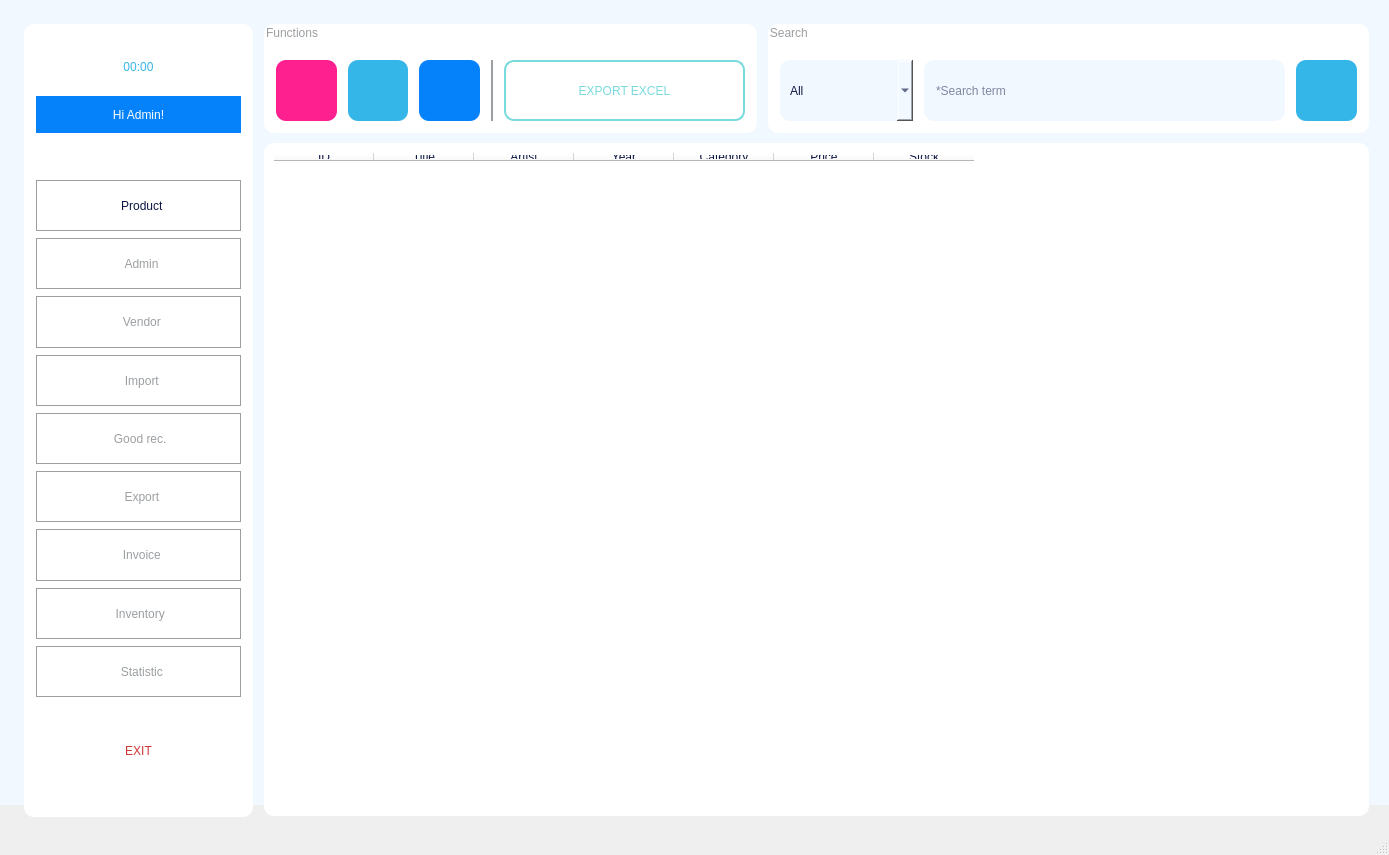
<?xml version="1.0" encoding="UTF-8"?>
<ui version="4.0">
 <class>MainWindowProduct</class>
 <widget class="QMainWindow" name="MainWindowProduct">
  <property name="geometry">
   <rect>
    <x>0</x>
    <y>0</y>
    <width>1389</width>
    <height>855</height>
   </rect>
  </property>
  <property name="maximumSize">
   <size>
    <width>1920</width>
    <height>1080</height>
   </size>
  </property>
  <property name="focusPolicy">
   <enum>Qt::NoFocus</enum>
  </property>
  <property name="windowTitle">
   <string>Product</string>
  </property>
  <property name="autoFillBackground">
   <bool>false</bool>
  </property>
  <property name="toolButtonStyle">
   <enum>Qt::ToolButtonTextUnderIcon</enum>
  </property>
  <property name="animated">
   <bool>false</bool>
  </property>
  <widget class="QWidget" name="centralwidget">
   <widget class="QLabel" name="label">
    <property name="geometry">
     <rect>
      <x>24</x>
      <y>24</y>
      <width>229</width>
      <height>793</height>
     </rect>
    </property>
    <property name="styleSheet">
     <string notr="true">border-radius: 10px;
background-color: rgb(255, 255, 255);</string>
    </property>
    <property name="text">
     <string/>
    </property>
   </widget>
   <widget class="QWidget" name="verticalLayoutWidget">
    <property name="geometry">
     <rect>
      <x>36</x>
      <y>180</y>
      <width>205</width>
      <height>517</height>
     </rect>
    </property>
    <layout class="QVBoxLayout" name="verticalLayout">
     <property name="spacing">
      <number>7</number>
     </property>
     <item>
      <widget class="QPushButton" name="pushButtonProduct">
       <property name="maximumSize">
        <size>
         <width>16777215</width>
         <height>60</height>
        </size>
       </property>
       <property name="toolTipDuration">
        <number>-1</number>
       </property>
       <property name="layoutDirection">
        <enum>Qt::LeftToRight</enum>
       </property>
       <property name="autoFillBackground">
        <bool>false</bool>
       </property>
       <property name="styleSheet">
        <string notr="true">color: rgb(14, 23, 67);
font: 63 12pt &quot;Montserrat SemiBold&quot;;
background-color: rgb(255, 255, 255);
border: 1px solid #9b9fa2;
</string>
       </property>
       <property name="text">
        <string>  Product</string>
       </property>
       <property name="icon">
        <iconset>
         <normaloff>../RESOURCE/ICON/album.png</normaloff>../RESOURCE/ICON/album.png</iconset>
       </property>
       <property name="iconSize">
        <size>
         <width>32</width>
         <height>32</height>
        </size>
       </property>
      </widget>
     </item>
     <item>
      <widget class="QPushButton" name="pushButtonAdmin">
       <property name="maximumSize">
        <size>
         <width>16777215</width>
         <height>60</height>
        </size>
       </property>
       <property name="toolTipDuration">
        <number>-1</number>
       </property>
       <property name="layoutDirection">
        <enum>Qt::LeftToRight</enum>
       </property>
       <property name="autoFillBackground">
        <bool>false</bool>
       </property>
       <property name="styleSheet">
        <string notr="true">font: 63 12pt &quot;Montserrat SemiBold&quot;;
background-color: rgb(255, 255, 255);
border: 1px solid #9b9fa2;
color: rgb(155, 159, 162);</string>
       </property>
       <property name="text">
        <string>  Admin</string>
       </property>
       <property name="icon">
        <iconset>
         <normaloff>../RESOURCE/ICON/adm2.png</normaloff>../RESOURCE/ICON/adm2.png</iconset>
       </property>
       <property name="iconSize">
        <size>
         <width>35</width>
         <height>35</height>
        </size>
       </property>
      </widget>
     </item>
     <item>
      <widget class="QPushButton" name="pushButtonVendor">
       <property name="maximumSize">
        <size>
         <width>16777215</width>
         <height>60</height>
        </size>
       </property>
       <property name="toolTipDuration">
        <number>-1</number>
       </property>
       <property name="layoutDirection">
        <enum>Qt::LeftToRight</enum>
       </property>
       <property name="autoFillBackground">
        <bool>false</bool>
       </property>
       <property name="styleSheet">
        <string notr="true">font: 63 12pt &quot;Montserrat SemiBold&quot;;
background-color: rgb(255, 255, 255);
border: 1px solid #9b9fa2;
color: rgb(155, 159, 162);</string>
       </property>
       <property name="text">
        <string>  Vendor</string>
       </property>
       <property name="icon">
        <iconset>
         <normaloff>../RESOURCE/ICON/vendor1.png</normaloff>../RESOURCE/ICON/vendor1.png</iconset>
       </property>
       <property name="iconSize">
        <size>
         <width>32</width>
         <height>32</height>
        </size>
       </property>
      </widget>
     </item>
     <item>
      <widget class="QPushButton" name="pushButtonImport">
       <property name="maximumSize">
        <size>
         <width>16777215</width>
         <height>60</height>
        </size>
       </property>
       <property name="contextMenuPolicy">
        <enum>Qt::DefaultContextMenu</enum>
       </property>
       <property name="toolTipDuration">
        <number>0</number>
       </property>
       <property name="layoutDirection">
        <enum>Qt::LeftToRight</enum>
       </property>
       <property name="autoFillBackground">
        <bool>false</bool>
       </property>
       <property name="styleSheet">
        <string notr="true">font: 63 12pt &quot;Montserrat SemiBold&quot;;
background-color: rgb(255, 255, 255);
border: 1px solid #9b9fa2;
color: rgb(155, 159, 162);</string>
       </property>
       <property name="text">
        <string>  Import</string>
       </property>
       <property name="icon">
        <iconset>
         <normaloff>../RESOURCE/ICON/import.png</normaloff>../RESOURCE/ICON/import.png</iconset>
       </property>
       <property name="iconSize">
        <size>
         <width>30</width>
         <height>30</height>
        </size>
       </property>
      </widget>
     </item>
     <item>
      <widget class="QPushButton" name="pushButtonReceipt">
       <property name="maximumSize">
        <size>
         <width>16777215</width>
         <height>60</height>
        </size>
       </property>
       <property name="contextMenuPolicy">
        <enum>Qt::DefaultContextMenu</enum>
       </property>
       <property name="toolTipDuration">
        <number>0</number>
       </property>
       <property name="layoutDirection">
        <enum>Qt::LeftToRight</enum>
       </property>
       <property name="autoFillBackground">
        <bool>false</bool>
       </property>
       <property name="styleSheet">
        <string notr="true">font: 63 12pt &quot;Montserrat SemiBold&quot;;
background-color: rgb(255, 255, 255);
border: 1px solid #9b9fa2;
color: rgb(155, 159, 162);</string>
       </property>
       <property name="text">
        <string> Good rec.</string>
       </property>
       <property name="icon">
        <iconset>
         <normaloff>../RESOURCE/ICON/doc.png</normaloff>../RESOURCE/ICON/doc.png</iconset>
       </property>
       <property name="iconSize">
        <size>
         <width>35</width>
         <height>35</height>
        </size>
       </property>
      </widget>
     </item>
     <item>
      <widget class="QPushButton" name="pushButtonExport">
       <property name="maximumSize">
        <size>
         <width>16777215</width>
         <height>60</height>
        </size>
       </property>
       <property name="contextMenuPolicy">
        <enum>Qt::DefaultContextMenu</enum>
       </property>
       <property name="toolTipDuration">
        <number>0</number>
       </property>
       <property name="layoutDirection">
        <enum>Qt::LeftToRight</enum>
       </property>
       <property name="autoFillBackground">
        <bool>false</bool>
       </property>
       <property name="styleSheet">
        <string notr="true">font: 63 12pt &quot;Montserrat SemiBold&quot;;
background-color: rgb(255, 255, 255);
border: 1px solid #9b9fa2;
color: rgb(155, 159, 162);</string>
       </property>
       <property name="text">
        <string>  Export</string>
       </property>
       <property name="icon">
        <iconset>
         <normaloff>../RESOURCE/ICON/export.png</normaloff>../RESOURCE/ICON/export.png</iconset>
       </property>
       <property name="iconSize">
        <size>
         <width>30</width>
         <height>30</height>
        </size>
       </property>
      </widget>
     </item>
     <item>
      <widget class="QPushButton" name="pushButtonInvoice">
       <property name="maximumSize">
        <size>
         <width>16777215</width>
         <height>60</height>
        </size>
       </property>
       <property name="contextMenuPolicy">
        <enum>Qt::DefaultContextMenu</enum>
       </property>
       <property name="toolTipDuration">
        <number>0</number>
       </property>
       <property name="layoutDirection">
        <enum>Qt::LeftToRight</enum>
       </property>
       <property name="autoFillBackground">
        <bool>false</bool>
       </property>
       <property name="styleSheet">
        <string notr="true">font: 63 12pt &quot;Montserrat SemiBold&quot;;
background-color: rgb(255, 255, 255);
border: 1px solid #9b9fa2;
color: rgb(155, 159, 162);</string>
       </property>
       <property name="text">
        <string>  Invoice</string>
       </property>
       <property name="icon">
        <iconset>
         <normaloff>../RESOURCE/ICON/doc.png</normaloff>../RESOURCE/ICON/doc.png</iconset>
       </property>
       <property name="iconSize">
        <size>
         <width>35</width>
         <height>35</height>
        </size>
       </property>
      </widget>
     </item>
     <item>
      <widget class="QPushButton" name="pushButtonInventory">
       <property name="maximumSize">
        <size>
         <width>16777215</width>
         <height>60</height>
        </size>
       </property>
       <property name="contextMenuPolicy">
        <enum>Qt::DefaultContextMenu</enum>
       </property>
       <property name="toolTipDuration">
        <number>0</number>
       </property>
       <property name="layoutDirection">
        <enum>Qt::LeftToRight</enum>
       </property>
       <property name="autoFillBackground">
        <bool>false</bool>
       </property>
       <property name="styleSheet">
        <string notr="true">font: 63 12pt &quot;Montserrat SemiBold&quot;;
background-color: rgb(255, 255, 255);
border: 1px solid #9b9fa2;
color: rgb(155, 159, 162);</string>
       </property>
       <property name="text">
        <string> Inventory</string>
       </property>
       <property name="icon">
        <iconset>
         <normaloff>../RESOURCE/ICON/inventory.png</normaloff>../RESOURCE/ICON/inventory.png</iconset>
       </property>
       <property name="iconSize">
        <size>
         <width>30</width>
         <height>30</height>
        </size>
       </property>
      </widget>
     </item>
     <item>
      <widget class="QPushButton" name="pushButtonStatistic">
       <property name="maximumSize">
        <size>
         <width>16777215</width>
         <height>60</height>
        </size>
       </property>
       <property name="contextMenuPolicy">
        <enum>Qt::DefaultContextMenu</enum>
       </property>
       <property name="toolTipDuration">
        <number>0</number>
       </property>
       <property name="layoutDirection">
        <enum>Qt::LeftToRight</enum>
       </property>
       <property name="autoFillBackground">
        <bool>false</bool>
       </property>
       <property name="styleSheet">
        <string notr="true">font: 63 12pt &quot;Montserrat SemiBold&quot;;
background-color: rgb(255, 255, 255);
border: 1px solid #9b9fa2;
color: rgb(155, 159, 162);</string>
       </property>
       <property name="text">
        <string>  Statistic</string>
       </property>
       <property name="icon">
        <iconset>
         <normaloff>../RESOURCE/ICON/statis.png</normaloff>../RESOURCE/ICON/statis.png</iconset>
       </property>
       <property name="iconSize">
        <size>
         <width>32</width>
         <height>32</height>
        </size>
       </property>
      </widget>
     </item>
    </layout>
   </widget>
   <widget class="QGroupBox" name="groupBox">
    <property name="geometry">
     <rect>
      <x>264</x>
      <y>24</y>
      <width>493</width>
      <height>109</height>
     </rect>
    </property>
    <property name="styleSheet">
     <string notr="true">padding: 5px;
border-radius: 10px;
color: rgb(155, 159, 162);
background-color: rgb(255, 255, 255);
font: 25 10pt &quot;Montserrat Light&quot;;</string>
    </property>
    <property name="title">
     <string>Functions</string>
    </property>
    <widget class="QWidget" name="horizontalLayoutWidget">
     <property name="geometry">
      <rect>
       <x>12</x>
       <y>36</y>
       <width>217</width>
       <height>61</height>
      </rect>
     </property>
     <layout class="QHBoxLayout" name="horizontalLayout">
      <property name="spacing">
       <number>11</number>
      </property>
      <item>
       <widget class="QPushButton" name="pushButtonNew">
        <property name="maximumSize">
         <size>
          <width>100</width>
          <height>100</height>
         </size>
        </property>
        <property name="toolTip">
         <string>&lt;html&gt;&lt;head/&gt;&lt;body&gt;&lt;p&gt;&lt;span style=&quot; font-size:12pt; color:#ff2090;&quot;&gt;New&lt;/span&gt;&lt;/p&gt;&lt;/body&gt;&lt;/html&gt;</string>
        </property>
        <property name="toolTipDuration">
         <number>-1</number>
        </property>
        <property name="styleSheet">
         <string notr="true">QPushButton {
    background-color: #FF2090; /* Màu nền mặc định */

    border-radius: 10px; 
    padding: 5px;

}

QPushButton:hover {
    background-color: #FFA2D1; /* Màu khi di chuột */  
}

QPushButton:pressed {
    background-color: #FF2090; /* Màu khi nhấn */
}

QPushButton:focus {
    border: 5px solid #FFA2D1; /* Viền khi nút được focus */ 
}
</string>
        </property>
        <property name="text">
         <string/>
        </property>
        <property name="icon">
         <iconset>
          <normaloff>../RESOURCE/ICON/new.png</normaloff>../RESOURCE/ICON/new.png</iconset>
        </property>
        <property name="iconSize">
         <size>
          <width>32</width>
          <height>32</height>
         </size>
        </property>
       </widget>
      </item>
      <item>
       <widget class="QPushButton" name="pushButtonEdit">
        <property name="maximumSize">
         <size>
          <width>100</width>
          <height>100</height>
         </size>
        </property>
        <property name="toolTip">
         <string>&lt;html&gt;&lt;head/&gt;&lt;body&gt;&lt;p&gt;&lt;span style=&quot; font-size:12pt; color:#35b6e8;&quot;&gt;Edit&lt;/span&gt;&lt;/p&gt;&lt;/body&gt;&lt;/html&gt;</string>
        </property>
        <property name="styleSheet">
         <string notr="true">QPushButton {
    background-color: #35B6E8; /* Màu nền mặc định */

    border-radius: 10px; 
    padding: 5px;

}

QPushButton:hover {
    background-color: #A3E3FC; /* Màu khi di chuột */  

}

QPushButton:pressed {
    background-color: #35B6E8; /* Màu khi nhấn */
}

QPushButton:focus {
    border: 5px solid #A3E3FC; /* Viền khi nút được focus */ 
}
</string>
        </property>
        <property name="text">
         <string/>
        </property>
        <property name="icon">
         <iconset>
          <normaloff>../RESOURCE/ICON/edit.png</normaloff>../RESOURCE/ICON/edit.png</iconset>
        </property>
        <property name="iconSize">
         <size>
          <width>32</width>
          <height>32</height>
         </size>
        </property>
       </widget>
      </item>
      <item>
       <widget class="QPushButton" name="pushButtonDelete">
        <property name="maximumSize">
         <size>
          <width>100</width>
          <height>100</height>
         </size>
        </property>
        <property name="toolTip">
         <string>&lt;html&gt;&lt;head/&gt;&lt;body&gt;&lt;p&gt;&lt;span style=&quot; font-size:12pt; color:#0581f9;&quot;&gt;Delete&lt;/span&gt;&lt;/p&gt;&lt;/body&gt;&lt;/html&gt;</string>
        </property>
        <property name="styleSheet">
         <string notr="true">QPushButton {
    background-color: #0581F9; /* Màu nền mặc định */

    border-radius: 10px; 
    padding: 5px;

}

QPushButton:hover {
    background-color: #87C4FF; /* Màu khi di chuột */  

}

QPushButton:pressed {
    background-color: #0581F9; /* Màu khi nhấn */
}

QPushButton:focus {
    border: 5px solid #87C4FF; /* Viền khi nút được focus */ 
}
</string>
        </property>
        <property name="text">
         <string/>
        </property>
        <property name="icon">
         <iconset>
          <normaloff>../RESOURCE/ICON/delete.png</normaloff>../RESOURCE/ICON/delete.png</iconset>
        </property>
        <property name="iconSize">
         <size>
          <width>32</width>
          <height>32</height>
         </size>
        </property>
       </widget>
      </item>
      <item>
       <widget class="QLabel" name="label_3">
        <property name="maximumSize">
         <size>
          <width>2</width>
          <height>16777215</height>
         </size>
        </property>
        <property name="styleSheet">
         <string notr="true">background-color: rgb(155, 159, 162);</string>
        </property>
        <property name="text">
         <string/>
        </property>
       </widget>
      </item>
     </layout>
    </widget>
    <widget class="QPushButton" name="pushButtonExcel">
     <property name="geometry">
      <rect>
       <x>240</x>
       <y>36</y>
       <width>241</width>
       <height>61</height>
      </rect>
     </property>
     <property name="styleSheet">
      <string notr="true">QPushButton {
    background-color: #FFFFFF; /* Màu nền mặc định */
    border-radius: 10px; 
	border: 2px solid #79DADC;
    padding: 5px;
	color: #79DADC;
	font: 63 12pt &quot;Montserrat SemiBold&quot;;
}

QPushButton:hover {
    background-color: #79DADC; /* Màu khi di chuột */  
	color: #FFFFFF;
	border: 2px solid #FFFFFF;
}

QPushButton:pressed {
    background-color: #FFFFFF; /* Màu khi nhấn */
}

QPushButton:focus {
    background-color: #79DADC; /* Màu khi di chuột */  
	border:5px solid #B4EDEE;
	color: #FFFFFF;

}
</string>
     </property>
     <property name="text">
      <string>EXPORT EXCEL</string>
     </property>
     <property name="icon">
      <iconset>
       <normaloff>../RESOURCE/ICON/exc.png</normaloff>../RESOURCE/ICON/exc.png</iconset>
     </property>
     <property name="iconSize">
      <size>
       <width>70</width>
       <height>70</height>
      </size>
     </property>
    </widget>
   </widget>
   <widget class="QLabel" name="label_2">
    <property name="geometry">
     <rect>
      <x>0</x>
      <y>-12</y>
      <width>1393</width>
      <height>817</height>
     </rect>
    </property>
    <property name="styleSheet">
     <string notr="true">background-color: rgb(242, 248, 255);</string>
    </property>
    <property name="text">
     <string/>
    </property>
   </widget>
   <widget class="QGroupBox" name="groupBox_2">
    <property name="geometry">
     <rect>
      <x>768</x>
      <y>24</y>
      <width>601</width>
      <height>109</height>
     </rect>
    </property>
    <property name="styleSheet">
     <string notr="true">padding: 5px;
border-radius: 10px;
color: rgb(155, 159, 162);
background-color: rgb(255, 255, 255);
font: 25 10pt &quot;Montserrat Light&quot;;</string>
    </property>
    <property name="title">
     <string>Search </string>
    </property>
    <widget class="QLineEdit" name="lineEdit">
     <property name="geometry">
      <rect>
       <x>156</x>
       <y>36</y>
       <width>361</width>
       <height>61</height>
      </rect>
     </property>
     <property name="styleSheet">
      <string notr="true">background-color: rgb(242, 248, 255);
color: rgb(14, 23, 67);
font: 57 12pt &quot;Montserrat Medium&quot;;
padding: 10px;</string>
     </property>
     <property name="text">
      <string/>
     </property>
     <property name="placeholderText">
      <string>*Search term</string>
     </property>
    </widget>
    <widget class="QPushButton" name="pushButton">
     <property name="geometry">
      <rect>
       <x>528</x>
       <y>36</y>
       <width>61</width>
       <height>61</height>
      </rect>
     </property>
     <property name="maximumSize">
      <size>
       <width>100</width>
       <height>100</height>
      </size>
     </property>
     <property name="styleSheet">
      <string notr="true">QPushButton {
    background-color: #35B6E8; /* Màu nền mặc định */
    border-radius: 10px; 
    padding: 5px;

}

QPushButton:hover {
    background-color: #8EDAF8; /* Màu khi di chuột */  

}

QPushButton:pressed {
    background-color: #35B6E8; /* Màu khi nhấn */
}

QPushButton:focus {
    border: 5px solid #8EDAF8; /* Viền khi nút được focus */ 
}
</string>
     </property>
     <property name="text">
      <string/>
     </property>
     <property name="icon">
      <iconset>
       <normaloff>../RESOURCE/ICON/search.png</normaloff>../RESOURCE/ICON/search.png</iconset>
     </property>
     <property name="iconSize">
      <size>
       <width>25</width>
       <height>25</height>
      </size>
     </property>
    </widget>
    <widget class="QComboBox" name="comboBox">
     <property name="geometry">
      <rect>
       <x>12</x>
       <y>36</y>
       <width>133</width>
       <height>61</height>
      </rect>
     </property>
     <property name="styleSheet">
      <string notr="true">background-color: rgb(242, 248, 255);
color: rgb(14, 23, 67);
font: 57 12pt &quot;Montserrat Medium&quot;;
padding: 10px;</string>
     </property>
     <property name="editable">
      <bool>false</bool>
     </property>
     <property name="currentText">
      <string>All</string>
     </property>
     <property name="sizeAdjustPolicy">
      <enum>QComboBox::AdjustToContentsOnFirstShow</enum>
     </property>
     <item>
      <property name="text">
       <string>All</string>
      </property>
     </item>
     <item>
      <property name="text">
       <string>ID</string>
      </property>
     </item>
     <item>
      <property name="text">
       <string>Title</string>
      </property>
     </item>
     <item>
      <property name="text">
       <string>Artist</string>
      </property>
     </item>
     <item>
      <property name="text">
       <string>Year</string>
      </property>
     </item>
     <item>
      <property name="text">
       <string>Category</string>
      </property>
     </item>
    </widget>
   </widget>
   <widget class="QTableWidget" name="tableWidget">
    <property name="geometry">
     <rect>
      <x>264</x>
      <y>143</y>
      <width>1105</width>
      <height>673</height>
     </rect>
    </property>
    <property name="toolTip">
     <string/>
    </property>
    <property name="styleSheet">
     <string notr="true">padding: 5px;
border-radius: 10px;
color: rgb(14, 23, 67);
background-color: rgb(255, 255, 255);
font: 57 10pt &quot;Montserrat Medium&quot;;</string>
    </property>
    <column>
     <property name="text">
      <string>ID</string>
     </property>
    </column>
    <column>
     <property name="text">
      <string>Title</string>
     </property>
    </column>
    <column>
     <property name="text">
      <string>Artist</string>
     </property>
    </column>
    <column>
     <property name="text">
      <string>Year</string>
     </property>
    </column>
    <column>
     <property name="text">
      <string>Category</string>
     </property>
    </column>
    <column>
     <property name="text">
      <string>Price</string>
     </property>
    </column>
    <column>
     <property name="text">
      <string>Stock</string>
     </property>
    </column>
   </widget>
   <widget class="QLabel" name="label_4">
    <property name="geometry">
     <rect>
      <x>36</x>
      <y>36</y>
      <width>205</width>
      <height>61</height>
     </rect>
    </property>
    <property name="styleSheet">
     <string notr="true">color: rgb(53, 182, 232);
font: 87 30pt &quot;Montserrat Black&quot;;</string>
    </property>
    <property name="text">
     <string>00:00</string>
    </property>
    <property name="alignment">
     <set>Qt::AlignCenter</set>
    </property>
   </widget>
   <widget class="QLabel" name="label_5">
    <property name="geometry">
     <rect>
      <x>36</x>
      <y>96</y>
      <width>205</width>
      <height>37</height>
     </rect>
    </property>
    <property name="styleSheet">
     <string notr="true">color: rgb(255, 255, 255);
font: 63 15pt &quot;Montserrat SemiBold&quot;;
background-color: rgb(5, 129, 249);</string>
    </property>
    <property name="text">
     <string>Hi Admin!</string>
    </property>
    <property name="alignment">
     <set>Qt::AlignCenter</set>
    </property>
   </widget>
   <widget class="QPushButton" name="pushButton_2">
    <property name="geometry">
     <rect>
      <x>60</x>
      <y>720</y>
      <width>157</width>
      <height>61</height>
     </rect>
    </property>
    <property name="styleSheet">
     <string notr="true">QPushButton {
    background-color: #FFFFFF; /* Màu nền mặc định */
	color: #D23435;
	font: 8120 17pt &quot;Montserrat Bold&quot;;
    border-radius: 10px; 
    padding: 5px;

}

QPushButton:hover {
	border: 2px solid #D23435;
}

QPushButton:pressed {
    background-color: #D23435; /* Màu khi nhấn */
}

QPushButton:focus {
	border: 2px solid #D23435;
}
</string>
    </property>
    <property name="text">
     <string>EXIT</string>
    </property>
    <property name="icon">
     <iconset>
      <normaloff>../RESOURCE/ICON/turnoff.png</normaloff>../RESOURCE/ICON/turnoff.png</iconset>
    </property>
    <property name="iconSize">
     <size>
      <width>35</width>
      <height>35</height>
     </size>
    </property>
   </widget>
   <zorder>label_2</zorder>
   <zorder>label</zorder>
   <zorder>verticalLayoutWidget</zorder>
   <zorder>groupBox</zorder>
   <zorder>groupBox_2</zorder>
   <zorder>tableWidget</zorder>
   <zorder>label_4</zorder>
   <zorder>label_5</zorder>
   <zorder>pushButton_2</zorder>
  </widget>
  <widget class="QMenuBar" name="menubar">
   <property name="geometry">
    <rect>
     <x>0</x>
     <y>0</y>
     <width>1389</width>
     <height>26</height>
    </rect>
   </property>
  </widget>
  <widget class="QStatusBar" name="statusbar"/>
 </widget>
 <resources/>
 <connections/>
</ui>
